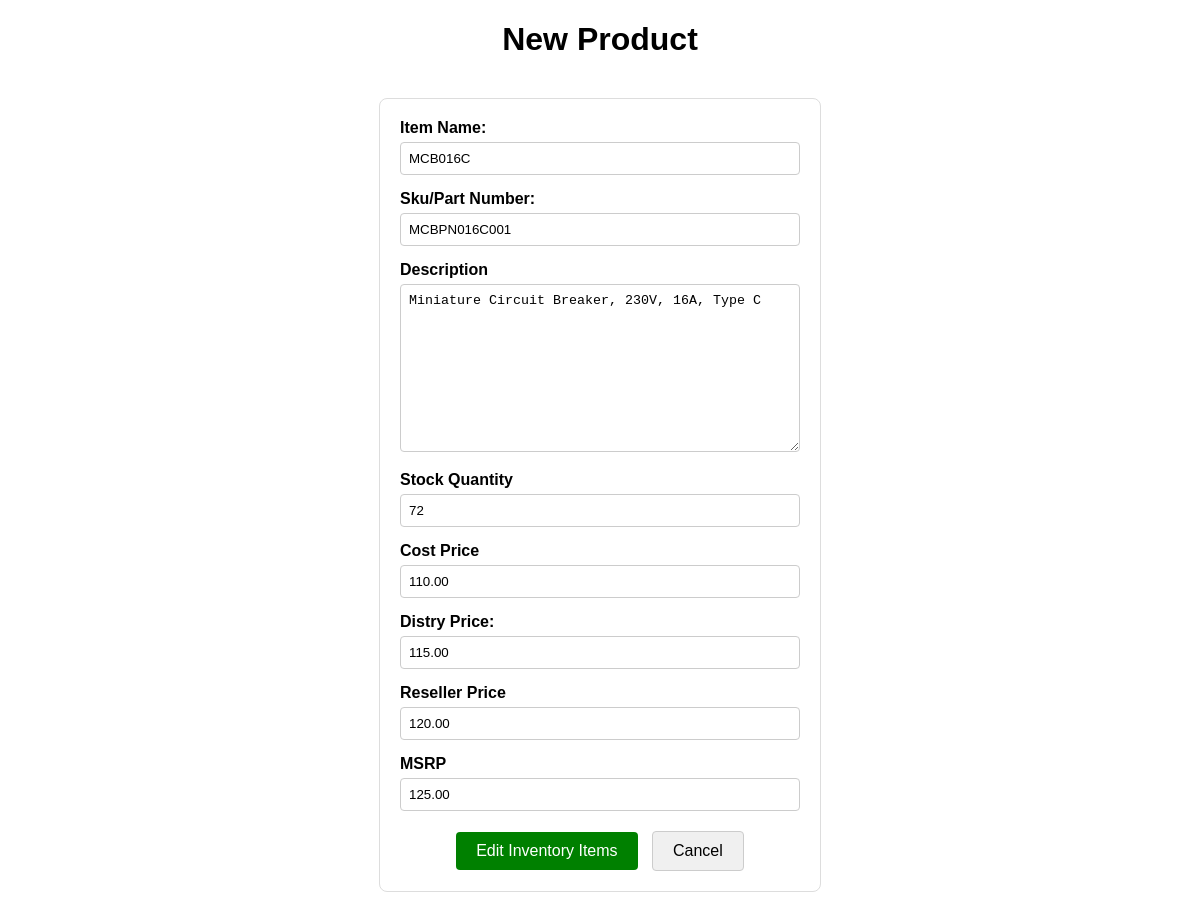
The page /product_edit/3/ on the database as committed earlier.
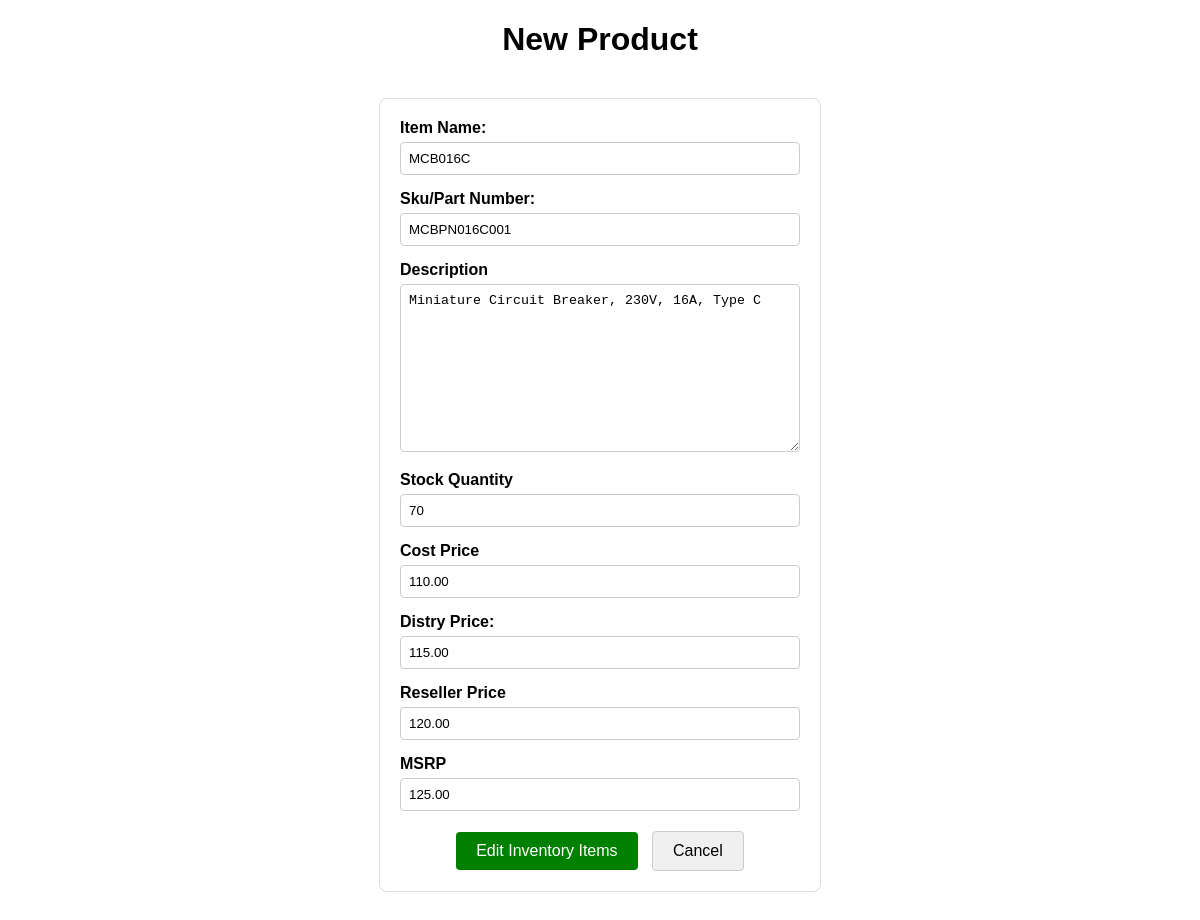
The same page on the database as committed later.
### app/models.py (models this page shows, shortened)
class Product(models.Model):
    item_no = models.CharField(max_length=100)
    sku = models.CharField(max_length=50, unique=True)
    description = models.TextField()
    stock_quantity  = models.IntegerField(default=0)
    cost_price = models.DecimalField(max_digits=10, decimal_places=2)
    distry_price = models.DecimalField(max_digits=10, decimal_places=2)
    reseller_price = models.DecimalField(max_digits=10, decimal_places=2)
    MSRP = models.DecimalField(max_digits=10, decimal_places=2)
    dated_added = models.DateField(auto_now_add=True, null=True, blank=True)
    last_updated = models.DateField(auto_now=True, null=True, blank=True)

### app/views.py (the view)
# urls.py: path('product_edit/<int:pk>/', views.product_update, name='product_update'),
def product_update(request, pk):
    product =get_object_or_404(Product, pk=pk)
    form = ProductForm(request.POST or None, instance=product)
    if form.is_valid():
        form.save()
        return redirect('product_list')
    else:
        form = ProductForm(instance=product)
    return render(request, 'inventory/product_form.html', {'form': form})

### app/forms.py
class ProductForm(forms.ModelForm):
    class Meta:
        model = Product  # 2. This line fixes the ValueError!
        fields = ['item_no', 'sku', 'description', 'stock_quantity', 'cost_price',
                  'distry_price', 'reseller_price', 'MSRP']

### app/templates/inventory/product_form.html (shortened to what this page needs)
<!DOCTYPE html>
<html>
<head>
</head>
<body>
    <h1 style="text-align: center; font-family: Arial, sans-serif;">New Product</h1>
    <div class="form-container">
        <form method="POST">
            <div class="form-group">
                <label>Item Name:</label>
                {{ form.item_no }}
            </div>
            <div class="form-group">
                <label>Sku/Part Number:</label>
                {{ form.sku }}
            </div>
            <div class="form-group">
                <label>Description</label>
                {{ form.description }}
            </div>
            <div class="form-group">
                <label>Stock Quantity</label>
                {{ form.stock_quantity }}
            </div>
            <div class="form-group">
                <label>Cost Price</label>
                {{ form.cost_price }}
            </div>
            <div class="form-group">
                <label>Distry Price:</label>
                {{ form.distry_price }}
            </div>
            <div class="form-group">
                <label>Reseller Price</label>
                {{ form.reseller_price }}
            </div>
            <div class="form-group">
                <label>MSRP</label>
                {{ form.MSRP }}
            </div>
            <div class="btn-group">
                <button type="submit" class="btn btn-primary">Edit Inventory Items</button>
                <a href="{% url 'product_list' %}" class="btn btn-secondary">Cancel</a>
            </div>
        </form>
    </div>
</body>
</html>

Rows that differ between the two databases and show on the page:
changed Product "MCB016C": stock_quantity "72" → "70"
